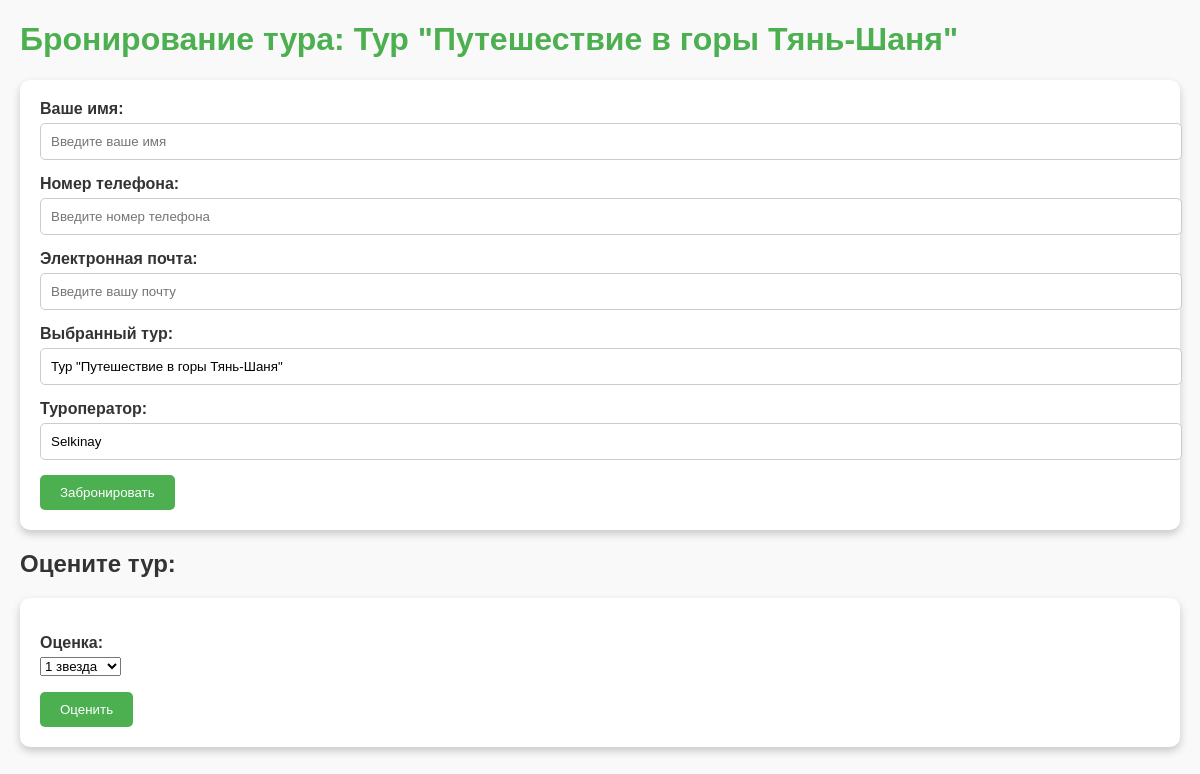
Screenshot of /tour/5/book/ with the database file from the repository.
### tours/models.py (models this page shows, shortened)
class Tour(models.Model):
    name = models.CharField(max_length=100)
    description = models.TextField()
    price = models.DecimalField(max_digits=10, decimal_places=2)
    start_date = models.DateField()
    end_date = models.DateField()
    operator = models.ForeignKey(CustomUser, on_delete=models.CASCADE, null=True, blank=True)
    route = models.TextField(help_text="Маршрут тура", blank=True, null=True)
    included = models.TextField(help_text="Что включено в тур", blank=True, null=True)
    not_included = models.TextField(help_text="Что не включено в тур", blank=True, null=True)
    image = models.ImageField(upload_to='images/', default='default.jpg')
    average_rating = models.DecimalField(
        max_digits=3,
        decimal_places=2,
        default=0.0  # Значение по умолчанию
    )

class CustomUser(AbstractUser):
    is_operator = models.BooleanField(default=False)

### tours/views.py (the view)
# urls.py: path('tour/<int:tour_id>/book/', views.book_tour, name='book_tour'),  # Страница бронирования тура
def book_tour(request, tour_id):
    tour = get_object_or_404(Tour, id=tour_id)
    if request.method == 'POST':
        booking_form = BookingForm(request.POST)
        rating_form = RatingForm(request.POST)
        if booking_form.is_valid() and rating_form.is_valid():
            booking = booking_form.save(commit=False)
            booking.tour = tour
            booking.operator = tour.operator
            booking.save()
            rating = rating_form.save(commit=False)
            rating.tour = tour
            rating.user = request.user
            rating.save()
            tour_ratings = Rating.objects.filter(tour=tour)
            if tour_ratings.exists():
                average_rating = sum([rating.score for rating in tour_ratings]) / tour_ratings.count()
                tour.average_rating = average_rating
            else:
                tour.average_rating = 0.0  # или другое значение по умолчанию
            tour.save()
            return redirect('home')
    else:
        booking_form = BookingForm(initial={'tour': tour.id})
        rating_form = RatingForm()
    return render(request, 'tours/book_tour.html', {'booking_form': booking_form, 'rating_form': rating_form, 'tour': tour})

### tours/forms.py
class BookingForm(forms.ModelForm):
    class Meta:
        model = Booking
        fields = ['user_name', 'phone_number', 'email', 'tour']
        labels = {
            'user_name': 'Имя пользователя',
            'phone_number': 'Номер телефона',
            'email': 'Электронная почта',
            'tour': 'Выберите тур'
        }
        widgets = {
            'tour': forms.HiddenInput(),  # скрытое поле для тура
        }

class RatingForm(forms.ModelForm):
    class Meta:
            model = Rating
            fields = ['score']
            labels = {
                'score': 'Оценка'
            }
            widgets = {
                'score': forms.Select(choices=[(i, f'{i} звезда{"s" if i > 1 else ""}') for i in range(1, 6)])
            }

### tours/templates/tours/book_tour.html (shortened to what this page needs)
<!DOCTYPE html>
<html lang="ru">
<head>
</head>
<body>
    <h1>Бронирование тура: {{ tour.name }}</h1>
    <form method="post">
        <label for="name">Ваше имя:</label>
        <input type="text" id="name" name="name" placeholder="Введите ваше имя" required>
        <label for="phone">Номер телефона:</label>
        <input type="tel" id="phone" name="phone" placeholder="Введите номер телефона" required>
        <label for="email">Электронная почта:</label>
        <input type="email" id="email" name="email" placeholder="Введите вашу почту" required>
        <label for="tour">Выбранный тур:</label>
        <input type="text" id="tour" name="tour" value="{{ tour.name }}" readonly>
        <label for="operator">Туроператор:</label>
        <input type="text" id="operator" name="operator" value="{{ tour.operator.username }}" readonly>
        <button type="submit">Забронировать</button>
    </form>
    <h2>Оцените тур:</h2>
    <form method="post">
        {{ rating_form.as_p }}
        <button type="submit">Оценить</button>
    </form>
</body>
</html>

### tours/templates/tours/book_tour.html (style rules this page uses)
body { font-family: Arial, sans-serif; background-color: #f9f9f9; color: #333; margin: 20px; }
h1 { color: #4CAF50; }
form { background-color: white; padding: 20px; border-radius: 10px; box-shadow: 0 4px 8px rgba(0, 0, 0, 0.2); }
label { display: block; margin-bottom: 5px; font-weight: bold; }
input { width: 100%; padding: 10px; margin-bottom: 15px; border: 1px solid #ccc; border-radius: 5px; }
button { background-color: #4CAF50; color: white; padding: 10px 20px; border: none; border-radius: 5px; cursor: pointer; }

### rows the page displays
Tour: name "Тур \"Путешествие в горы Тянь-Шаня\"", tour "Тур \"Путешествие в горы Тянь-Шаня\"", operator "Selkinay"
